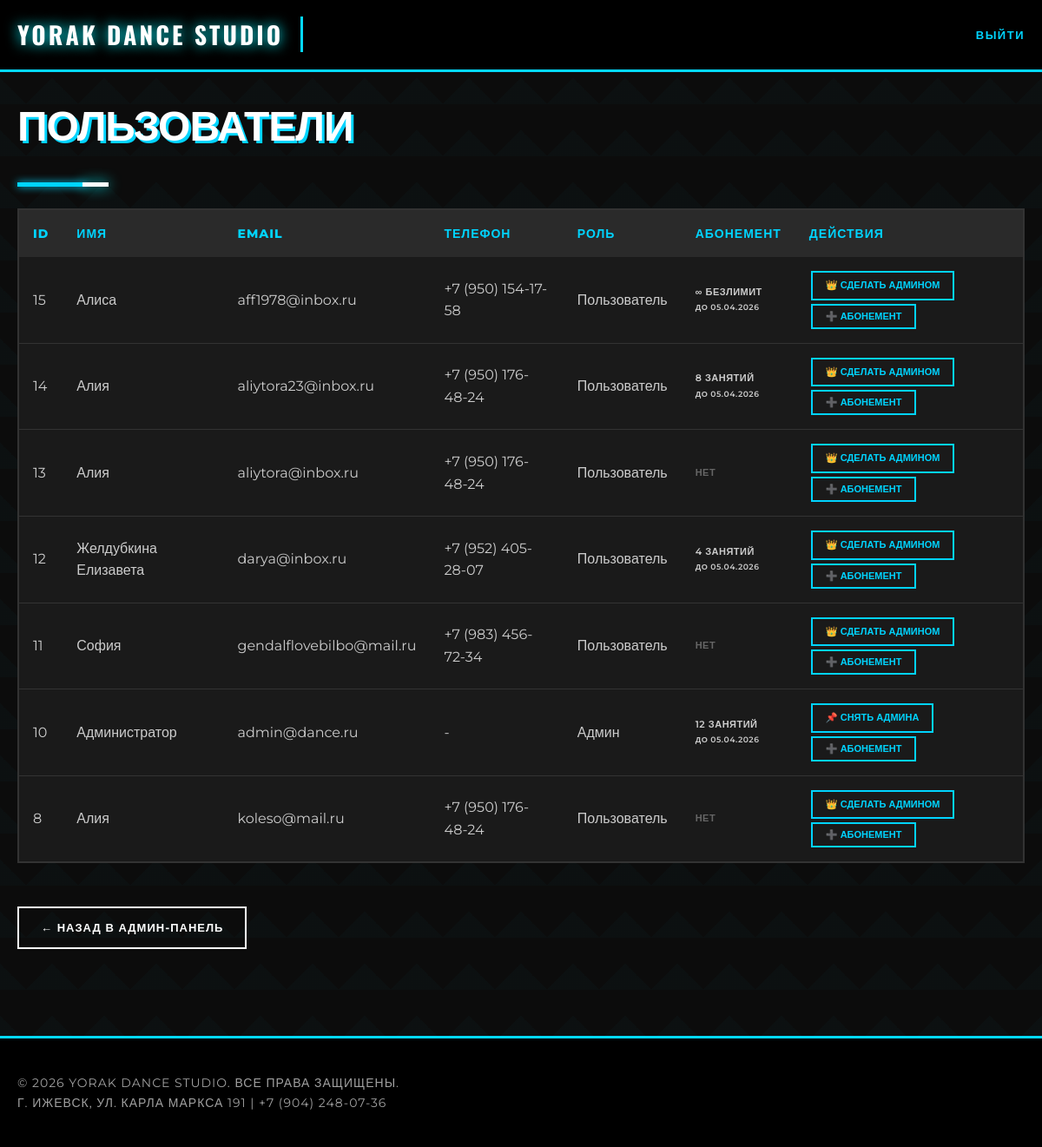
/admin/users.php (signed in), run on the app's committed database.
### tables this page shows
CREATE TABLE `memberships` (
  `id` int NOT NULL AUTO_INCREMENT,
  `user_id` int NOT NULL,
  `lessons_left` int DEFAULT '0',
  `valid_until` date DEFAULT NULL,
  `created_at` timestamp NULL DEFAULT CURRENT_TIMESTAMP,
  PRIMARY KEY (`id`),
  KEY `user_id` (`user_id`)
);

CREATE TABLE `users` (
  `id` int NOT NULL AUTO_INCREMENT,
  `name` varchar(100) NOT NULL,
  `email` varchar(100) NOT NULL,
  `password` varchar(255) NOT NULL,
  `phone` varchar(20) DEFAULT NULL,
  `role` enum('user','admin') DEFAULT 'user',
  `created_at` timestamp NULL DEFAULT CURRENT_TIMESTAMP,
  `awaiting_payment` tinyint DEFAULT '0',
  `selected_plan_id` int DEFAULT NULL,
  PRIMARY KEY (`id`),
  UNIQUE KEY `email` (`email`)
);

### admin/users.php (the view, shortened to what this page needs)
<?php
require_once '../includes/db.php';
$users = $pdo->query("
    SELECT u.*, m.lessons_left, m.valid_until
    FROM users u
    LEFT JOIN memberships m ON u.id = m.user_id
    ORDER BY u.created_at DESC
")->fetchAll();
?>
<!DOCTYPE html>
<html lang="ru">
<head>
    <link rel="stylesheet" href="/dance_studio2/css/style.css">
    <link rel="stylesheet" href="admin-style.css">
</head>
<body>
    <?php include '../includes/header.php'; ?>
    <div class="admin-dashboard">
        <h1 class="section-title">Пользователи</h1>
        <table class="admin-table">
            <thead>
                <tr>
                    <th>ID</th>
                    <th>Имя</th>
                    <th>Email</th>
                    <th>Телефон</th>
                    <th>Роль</th>
                    <th>Абонемент</th>
                    <th>Действия</th>
                </tr>
            </thead>
            <tbody>
                <?php foreach($users as $u): ?>
                <tr>
                    <td data-label="ID"><?= $u['id'] ?></td>
                    <td data-label="Имя"><?= htmlspecialchars($u['name']) ?></td>
                    <td data-label="Email"><?= htmlspecialchars($u['email']) ?></td>
                    <td data-label="Телефон"><?= htmlspecialchars($u['phone'] ?: '-') ?></td>
                    <td data-label="Роль">
                        <?php if($u['role'] == 'admin'): ?>
                            <span class="role-badge role-admin">Админ</span>
                        <?php else: ?>
                            <span class="role-badge role-user">Пользователь</span>
                        <?php endif; ?>
                    </td>
                    <td data-label="Абонемент" class="membership-info">
                        <?php if($u['lessons_left']): ?>
                            <?= $u['lessons_left'] == 999 ? '∞ безлимит' : $u['lessons_left'] . ' занятий' ?>
                            <br><small>до <?= date('d.m.Y', strtotime($u['valid_until'])) ?></small>
                        <?php else: ?>
                            <span style="color: #666666;">нет</span>
                        <?php endif; ?>
                    </td>
                    <td data-label="Действия">
                        <?php if($u['role'] == 'admin'): ?>
                            <a href="?remove_admin=<?= $u['id'] ?>" class="btn-small">📌 Снять админа</a>
                        <?php else: ?>
                            <a href="?make_admin=<?= $u['id'] ?>" class="btn-small">👑 Сделать админом</a>
                        <?php endif; ?>
                        <button onclick="showMembershipForm(<?= $u['id'] ?>, '<?= addslashes($u['name']) ?>')" class="btn-small">➕ Абонемент</button>
                    </td>
                </tr>
                <?php endforeach; ?>
            </tbody>
        </table>
        <a href="index.php" class="btn-back">← Назад в админ-панель</a>
    </div>
    <?php include '../includes/footer.php'; ?>
</body>
</html>

### css/style.css (style rules this page uses)
:root { --primary-bg: #0c0c0c; --secondary-bg: #111111; --accent-main: #04d9ff; --accent-neon: #00f5ff; --text-primary: #e0e0e0; --text-secondary: #a0a0a0; --border-color: #2a2a2a; --shadow-color: rgba(4, 217, 255, 0.4); }
* { margin: 0; padding: 0; box-sizing: border-box; }
body { font-family: 'Montserrat', sans-serif; line-height: 1.6; color: var(--text-primary); background: var(--primary-bg); background-image: linear-gradient(45deg, rgba(4, 217, 255, 0.02) 25%, transparent 25%), linear-gradient(-45deg, rgba(4, 217, 255, 0.02) 25%, transparent 25%); background-size: 60px 60px; min-height: 100vh; }
.section-title { text-align: center; font-size: 48px; font-weight: 900; margin-bottom: 60px; color: #ffffff; text-transform: uppercase; letter-spacing: 4px; position: relative; padding-bottom: 20px; font-family: 'Oswald', sans-serif; }
.section-title::after { content: ''; position: absolute; bottom: 0; left: 50%; transform: translateX(-50%); width: 150px; height: 4px; background: linear-gradient(90deg, var(--accent-main), var(--accent-neon)); box-shadow: 0 0 15px var(--accent-neon); }

### admin/admin-style.css (style rules this page uses)
.admin-dashboard { max-width: 1200px; margin: 0 auto; padding: 20px; }
.section-title { font-size: 48px; font-weight: 900; color: #ffffff; margin-bottom: 40px; position: relative; display: inline-block; text-transform: uppercase; letter-spacing: -1px; text-shadow: 3px 3px 0 #00d4ff; }
.section-title::before { content: ''; position: absolute; bottom: -15px; left: 0; width: 80px; height: 5px; background: #00d4ff; box-shadow: 0 0 10px #00d4ff; }
.section-title::after { content: ''; position: absolute; bottom: -15px; left: 90px; width: 30px; height: 5px; background: #ffffff; }
.admin-table { width: 100%; border-collapse: collapse; background: #1a1a1a; border: 2px solid #333333; margin-bottom: 30px; }
.admin-table th { background: #2a2a2a; color: #00d4ff; font-weight: 800; padding: 16px; font-size: 14px; text-align: left; text-transform: uppercase; letter-spacing: 1px; }
.admin-table td { padding: 14px 16px; border-bottom: 1px solid #333333; color: #cccccc; }
.btn-small { display: inline-block; padding: 6px 15px; background: transparent; border: 2px solid #00d4ff; color: #00d4ff; text-decoration: none; font-weight: 700; font-size: 11px; text-transform: uppercase; transition: all 0.3s; cursor: pointer; margin: 2px; }
.btn-back { display: inline-block; padding: 12px 25px; background: transparent; border: 2px solid #00d4ff; color: #00d4ff; text-decoration: none; font-weight: 700; font-size: 13px; text-transform: uppercase; letter-spacing: 1px; transition: all 0.3s; margin-top: 20px; }
.membership-info { font-size: 11px; color: #00d4ff; margin-top: 6px; font-weight: 600; text-transform: uppercase; letter-spacing: 0.5px; }
.btn-back { display: inline-block; padding: 12px 25px; background: transparent; border: 2px solid #ffffff; color: #ffffff; text-decoration: none; font-weight: 700; font-size: 13px; text-transform: uppercase; letter-spacing: 1px; transition: all 0.3s; margin-top: 20px; }

### data on the page
memberships: user "15", user.name "Алиса", user.email "aff1978@inbox.ru", user.phone "+7 (950) 154-17-58", shows "Пользователь", lessons_left "∞ БЕЗЛИМИТ", valid_until "05.04.2026"
memberships: user "14", user.name "Алия", user.email "aliytora23@inbox.ru", user.phone "+7 (950) 176-48-24", shows "Пользователь", lessons_left "8", valid_until "05.04.2026"
users: id "13", name "Алия", email "aliytora@inbox.ru", phone "+7 (950) 176-48-24", role "Пользователь", shows "НЕТ"
memberships: user "12", user.name "Желдубкина Елизавета", user.email "darya@inbox.ru", user.phone "+7 (952) 405-28-07", shows "Пользователь", lessons_left "4", valid_until "05.04.2026"
users: id "11", name "София", email "gendalflovebilbo@mail.ru", phone "+7 (983) 456-72-34", role "Пользователь", shows "НЕТ"
memberships: user "10", user.name "Администратор", user.email "admin@dance.ru", user.phone "-", lessons_left "12", valid_until "05.04.2026"
users: id "8", name "Алия", email "koleso@mail.ru", phone "+7 (950) 176-48-24", role "Пользователь", shows "НЕТ"
